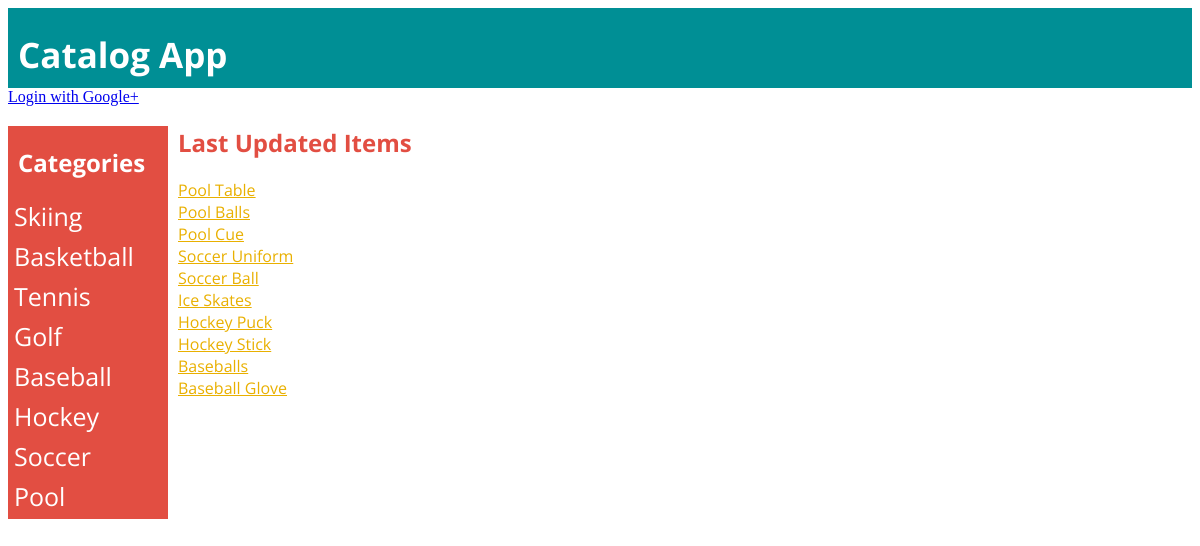
Page /categories/ on the committed database.
### database_setup.py (models this page shows, shortened)
class Category(Base):
    __tablename__ = 'category'
    id = Column(Integer,primary_key=True)
    name = Column(String(250), nullable = False)

class Item(Base):
    __tablename__ = 'item'
    id = Column(Integer,primary_key=True)
    name = Column(String(250), nullable = False)
    description = Column(String(2000), nullable=False)
    user_id = Column(Integer, ForeignKey('user.id'))
    user = relationship(User)
    category_id = Column(Integer, ForeignKey('category.id'))
    category = relationship(Category)
    created_date = Column(DateTime, default=datetime.datetime.utcnow)

### catalog.py (the view)
@app.route('/')
@app.route('/categories/')
def showCategories():
    categories = session.query(Category).all()
    items = session.query(Item).order_by(Item.created_date.desc()).limit(10)
    return render_template(
        "categories.html",
        categories=categories,
        items=items,
        login_session=login_session)

### templates/categories.html
{% extends "layout.html" %}
{% block main %}
<h2>Last Updated Items</h2>
  {% for i in items %}
  <a href="{{url_for('showItem',category = i.category_id,item = i.id)}}">{{i.name}}</a><br>
  {% endfor %}
{% endblock %}

### templates/layout.html (shortened to what this page needs)
<!doctype html>
<html>
<head>
  <link rel="stylesheet" href="{{ url_for('static', filename='css/style.css') }}">
</head>
<body>
  <div class="topbar">
    <h1>Catalog App</h1>
  </div>
  {% if 'username' not in login_session: %}
  <a href="{{url_for('showLogin')}}" id="signin">
      Login with Google+
  </a>
  {% else: %}
  <a href="{{url_for('gdisconnect')}}" id="signout>">
      Logout
  </a>
  {% endif %}
  <div class="sidenav">
    <h2>Categories</h2>
    {% for j in categories %}
    <a href="{{url_for('showItems',category = j.id)}}">{{j.name}}</a>
    {% endfor %}
  </div>
  <div class="main">
  {% block main %}
  {% endblock %}
  </div>
</body>
</html>

### static/css/style.css (style rules this page uses)
.topbar { background-color: #008F95; overflow: hidden; color: white; height: 80px; padding-left: 10px; }
.topbar h1 { font-size: 35px; vertical-align: middle; font-family: 'Open Sans', sans-serif; }
.sidenav { width: 160px; position: fixed; z-index: 1; margin-top: 20px; background-color: #E24E42; overflow-x: hidden; padding-top: 0px; }
.sidenav a { padding: 0px 8px 6px 6px; text-decoration: none; font-size: 25px; color: white; display: block; font-family: 'Open Sans', sans-serif; }
.sidenav h2 { color: white; padding-left: 10px; padding-top: 0px; font-family: 'Open Sans', sans-serif; }
.main { margin-left: 160px; margin-top: 20px; padding: 0px 10px; color: #E9B000; font-family: 'Open Sans', sans-serif; }
.main h2 { color: #E24E42; }
.main a { color: #E9B000; }

### rows in the picture
Category: name "Skiing"
Category: name "Basketball"
Category: name "Tennis"
Category: name "Golf"
Category: name "Baseball"
Category: name "Hockey"
Category: name "Soccer"
Category: name "Pool"
Item: name "Pool Table"
Item: name "Pool Balls"
Item: name "Pool Cue"
Item: name "Soccer Uniform"
Item: name "Soccer Ball"
Item: name "Ice Skates"
Item: name "Hockey Puck"
Item: name "Hockey Stick"
Item: name "Baseballs"
Item: name "Baseball Glove"
